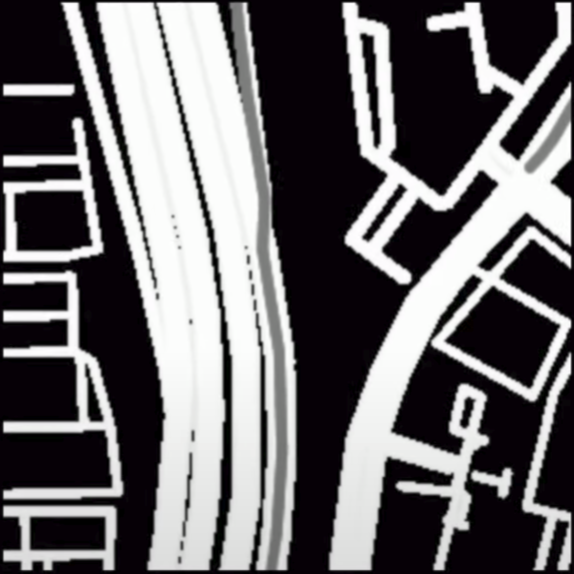
#> input picture nav_model_python/dataset/map.png, 1147 x 1147 px (shown at 1/2 size)
$ python preprocess_navmodel.py
#> lines starting #> are read from the running program, lines starting #| are printed output that depends on the picture
import json
import sys
import os
import time
import numpy as np
import cv2

def BGR2GRAY(image_path):
#> called with image_path = 'dataset/map.png'
    IMG_SIZE_in = (256,256) #RGB format

    img_bgr = cv2.imread(image_path)
#> img_bgr is the input picture: shape (1147, 1147, 3); mean B, G, R 106.7, 104.3, 106.6
    img_bgr = cv2.resize(img_bgr,IMG_SIZE_in)
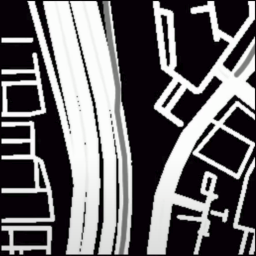
#> img_bgr: shape (256, 256, 3); mean B, G, R 106.6, 104.3, 106.5

    # convert bgr picture to greyscale
    img_grey = cv2.cvtColor(img_bgr, cv2.COLOR_BGR2GRAY)/255

    output = img_grey
    return output

def combine_inputs(IMG_PATH = "dataset/map.png"):
    img = BGR2GRAY(IMG_PATH)

    output = img.reshape((1, 256, 256, 1)).astype(np.float32)
    # print(output)
    print(output.max())
#| 1.0
    # cv2.imshow('image', output [0, :, :, 0])
    # cv2.waitKey(0)


    return [output]


# test script to test preprocess step
if __name__ == "__main__":
    value = combine_inputs()
#> value = 1 item
#> (the run stopped early here; a loop or call above may not have finished)
